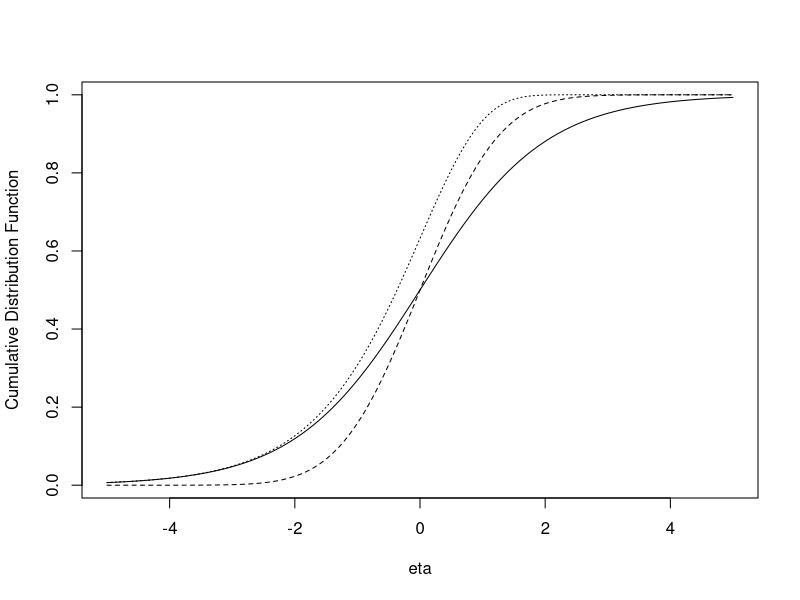

This chart was generated by the following R code: (Note: this script raises an error after producing the figure.)
library(VGAM)

x <- seq(-5, 8, len = 200)
x_m <- matrix(x, length(x),1) #convert the list of x to a matrix
beta <- c(0,1)
curve(logit(x, inverse = TRUE), -5, 5, ylab = "Cumulative Distribution Function",xlab = "eta", lty = 1)
curve(probit(x, inverse = TRUE), -5, 5, lty = 2, add = TRUE)
curve(cloglog(x, inverse = TRUE), -5, 5, lty = 3, add = TRUE)
lines(x_m, inverse_gev(x_m, beta, xi = -1/2), lty = 4, add = TRUE)
